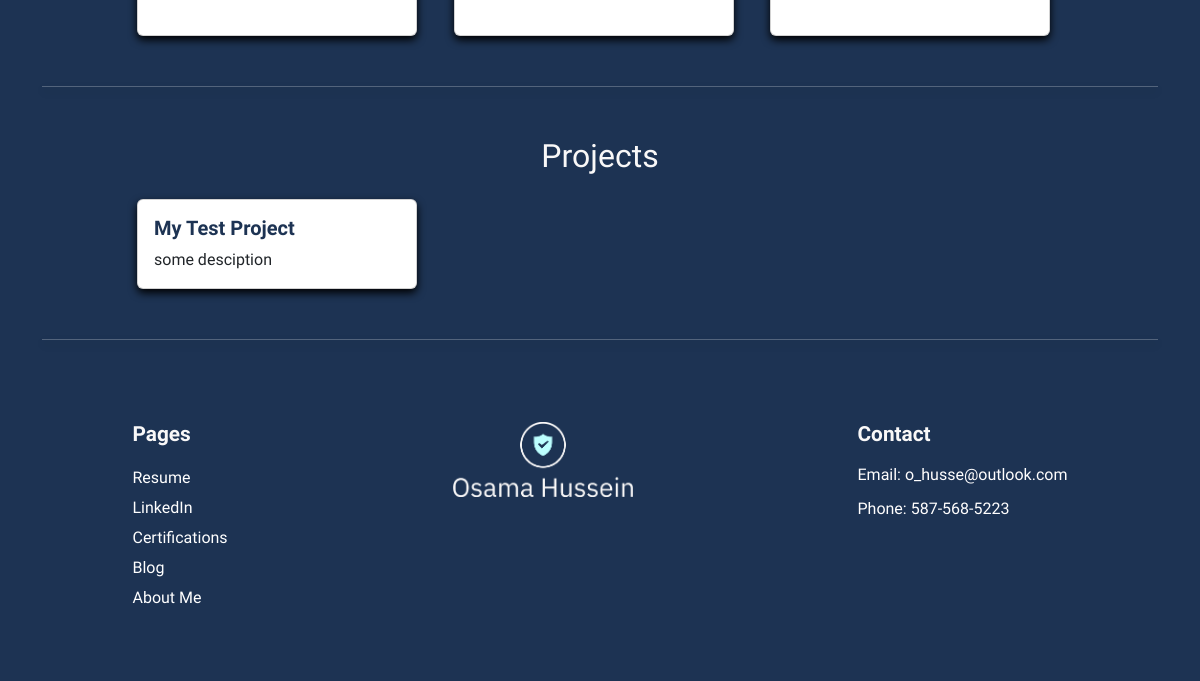
/ (lower part), run on an earlier commit of the app's database.
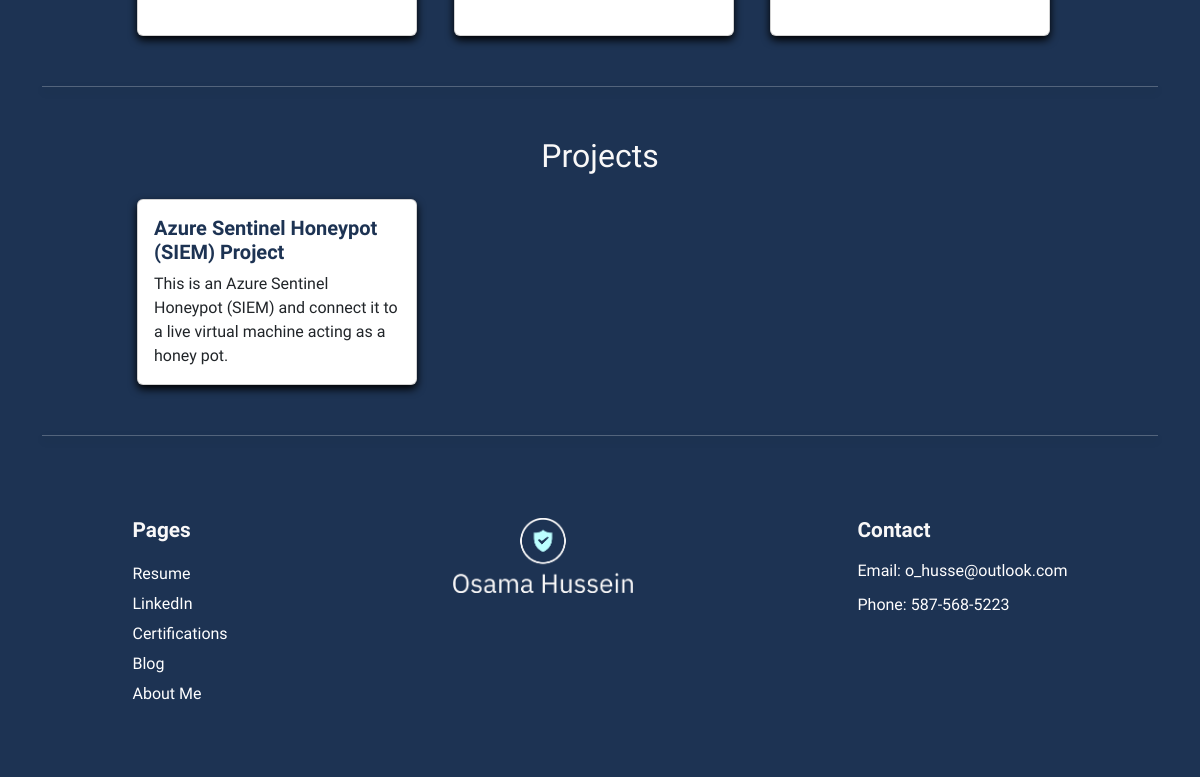
And on a later commit of the database.
### portfolio/models.py (models this page shows, shortened)
class Project(models.Model):
    title = models.CharField(max_length = 100)
    description = models.CharField(max_length = 250)
    image = models.ImageField(upload_to='portfolio/images/')
    url = models.URLField(blank=True)

### portfolio/views.py (the view)
# urls.py: 2. Add a URL to urlpatterns:  path('', views.home, name='home')
def home(request):
    certifications = Certification.objects.all()[:3]
    projects = Project.objects.all()
    return render(request, 'portfolio/home.html', {'projects':projects, 'certifications':certifications})

### portfolio/templates/portfolio/home.html (shortened to what this page needs)
{% extends 'portfolio/base.html' %}
{% block content %}
{% load static %}
        <div class="row justify-content-center my-3">
            <div class="col-10">
                <div class="row row-cols-1 row-cols-md-2 row-cols-lg-3 g-4">
                    {% for certification in certifications %}
                    <div class="col">
                        <div class="card h-100 home-certification-card">
                            <div class="card-body">
                            </div>
                        </div>
                    </div>
                    {% endfor %}
                </div>
            </div>
        </div>
        <hr class="section-divider">
        <div class="row justify-content-center my-3">
            <div class="col-10">
                <h2 class="text-center mb-4">Projects</h2>
                <div class="row row-cols-1 row-cols-md-2 row-cols-lg-3 g-4">
                    {% for project in projects %}
                    <div class="col">
                        <div class="card h-100 home-project-card">
                            <div class="card-body">
                                <h5 class="card-title">{{ project.title }}</h5>
                                <p class="card-text">{{ project.description }}</p>
                            </div>
                        </div>
                    </div>
                    {% endfor %}
                </div>
            </div>
        </div>
        <hr class="section-divider">
{% endblock %}

What changed in the data, as far as the page shows it:
changed Project: title "My Test Project" → "Azure Sentinel Honeypot (SIEM) Project"; description "some desciption" → "This is an Azure Sentinel Honeypot (SIEM) and connect it to a live virtual machine acting as a honey pot."
